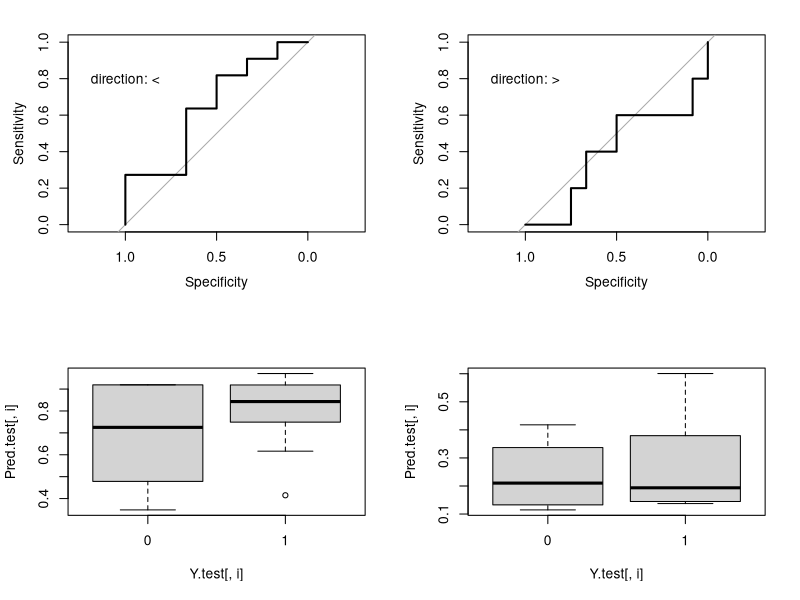
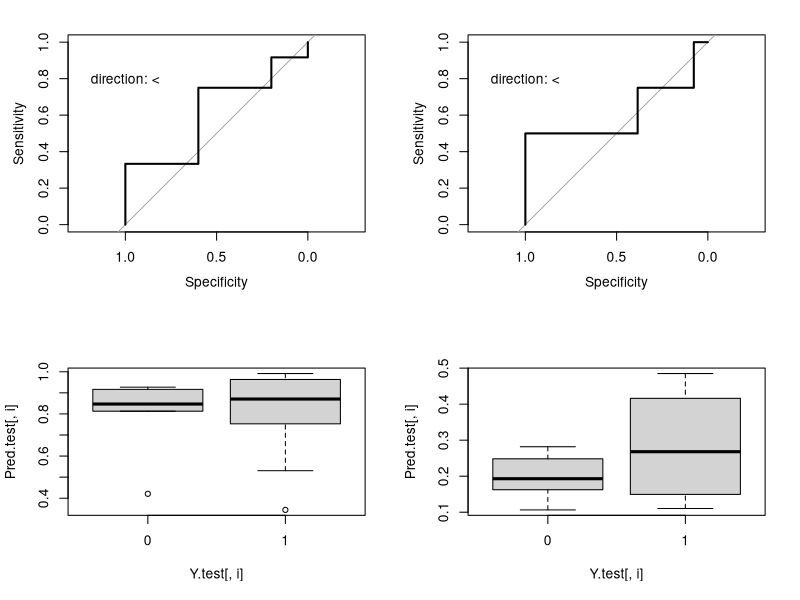

These figures' R source, in order:
### AUC functions


# testing data: 17 sites (20%) with response and predicted values from pa cross validation, 4 species
Y.test <- structure(c(1, 0, 0, 1, 0, 1, 1, 1, 1, 1, 1, 0, 0, 0, 1, 1, 1, 
                      1, 1, 0, 0, 0, 0, 1, 0, 0, 0, 0, 1, 1, 0, 0, 0, 0, 1, 1, 0, 1, 
                      0, 1, 1, 1, 1, 0, 0, 1, 1, 1, 1, 1, 0, 1, 1, 0, 0, 0, 1, 1, 0, 
                      0, 0, 0, 0, 0, 0, 0, 0, 0), .Dim = c(17L, 4L))

Pred.test <- structure(c(0.93892, 0.66146, 0.47845, 0.84288, 0.3483, 0.415, 
                         0.97109, 0.91469, 0.86533, 0.76702, 0.6164, 0.91962, 0.78906, 
                         0.91927, 0.73108, 0.83802, 0.92296, 0.60071, 0.13734, 0.29069, 
                         0.35382, 0.11483, 0.17761, 0.3793, 0.15075, 0.41787, 0.33493, 
                         0.24288, 0.14474, 0.19351, 0.33881, 0.13977, 0.11995, 0.12558, 
                         0.53059, 0.85161, 0.84674, 0.95095, 0.81294, 0.99165, 0.34469, 
                         0.85878, 0.65415, 0.42095, 0.92685, 0.89672, 0.88219, 0.85416, 
                         0.97768, 0.97595, 0.91641, 0.34734, 0.18854, 0.10646, 0.27799, 
                         0.28179, 0.48508, 0.11032, 0.24834, 0.14395, 0.18885, 0.21009, 
                         0.18454, 0.16242, 0.21792, 0.26658, 0.19304, 0.14045), 
                       .Dim = c(17L, 4L), .Dimnames = list(NULL, NULL))

Y.test
Pred.test

# calculate AUC values - pROC
sapply(1:ncol(Pred.test), function(i) as.numeric(pROC::roc(Y.test[,i],Pred.test[,i])$auc))
# Metrics package
sapply(1:ncol(Pred.test), function(i) Metrics::auc(Y.test[,i],Pred.test[,i]))
# second value is different

# pROC::auc() requires direction to be specified
rocList <- lapply(1:ncol(Pred.test), function(i) pROC::roc(Y.test[,i],Pred.test[,i]))

## In the second species, the average predicted values at presences happen to be lower than the average values for absences
## Can see this as the equivalent of the Wilcoxon test - see plots

par(mfcol = c(2,2))

for(i in 1:4){
  
  plot(rocList[[i]])
  text(1, 0.8, paste("direction:", rocList[[i]]["direction"]))
  boxplot(Pred.test[,i] ~ Y.test[,i])
  
}


# specify direction in pROC - see 'direction' in helpfile
# "<": if the predictor values for the control [0] group are lower or equal than the values of the case [1] group  
sapply(1:ncol(Pred.test), function(i) as.numeric(pROC::roc(Y.test[,i],Pred.test[,i], direction = "<")$auc))

# Metrics package
# from help file: where the smallest values correspond to the observations most believed to be in the negative class and the
# largest values indicate the observations most believed to be in the positive class
sapply(1:ncol(Pred.test), function(i) Metrics::auc(Y.test[,i],Pred.test[,i]))
